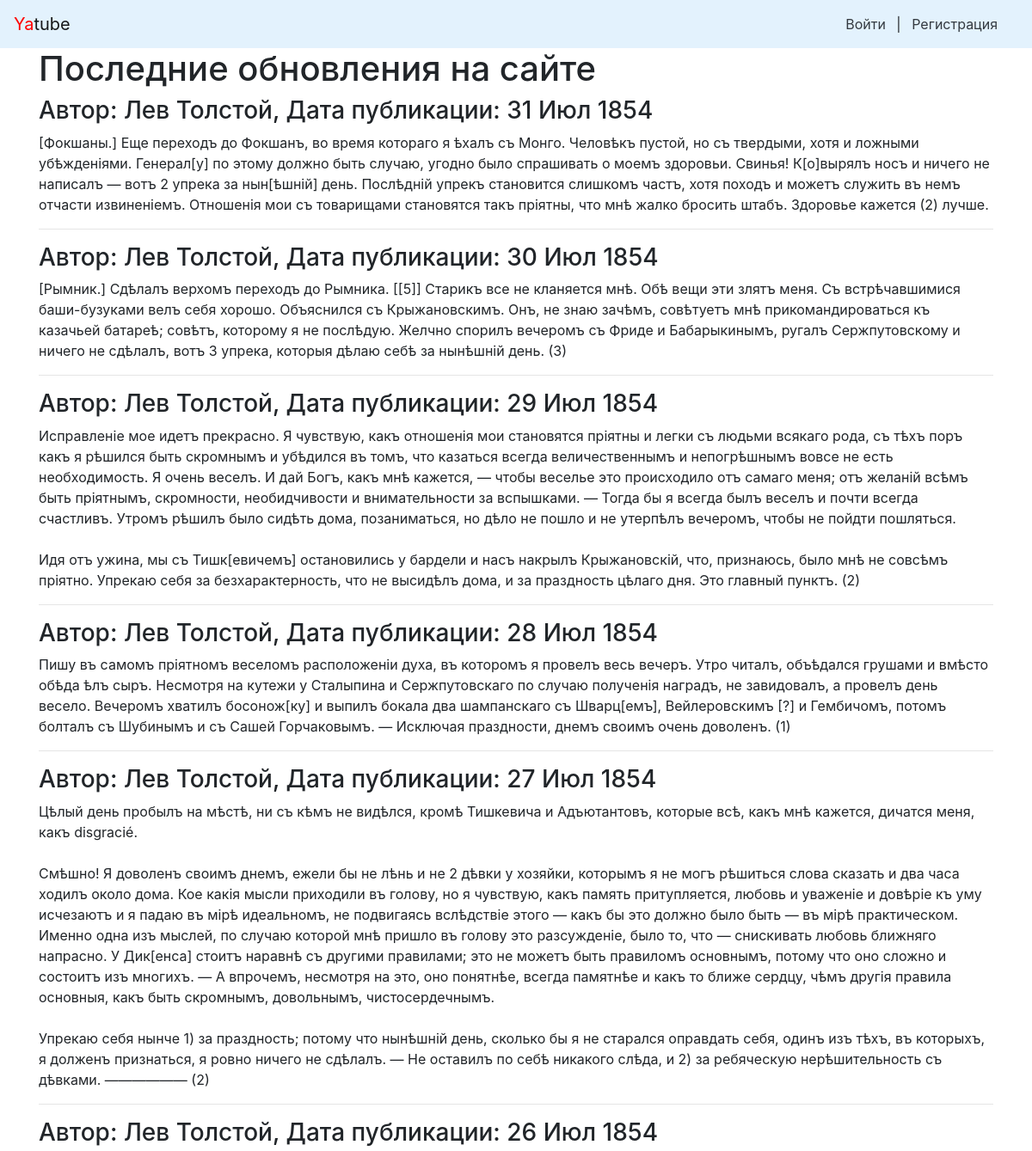
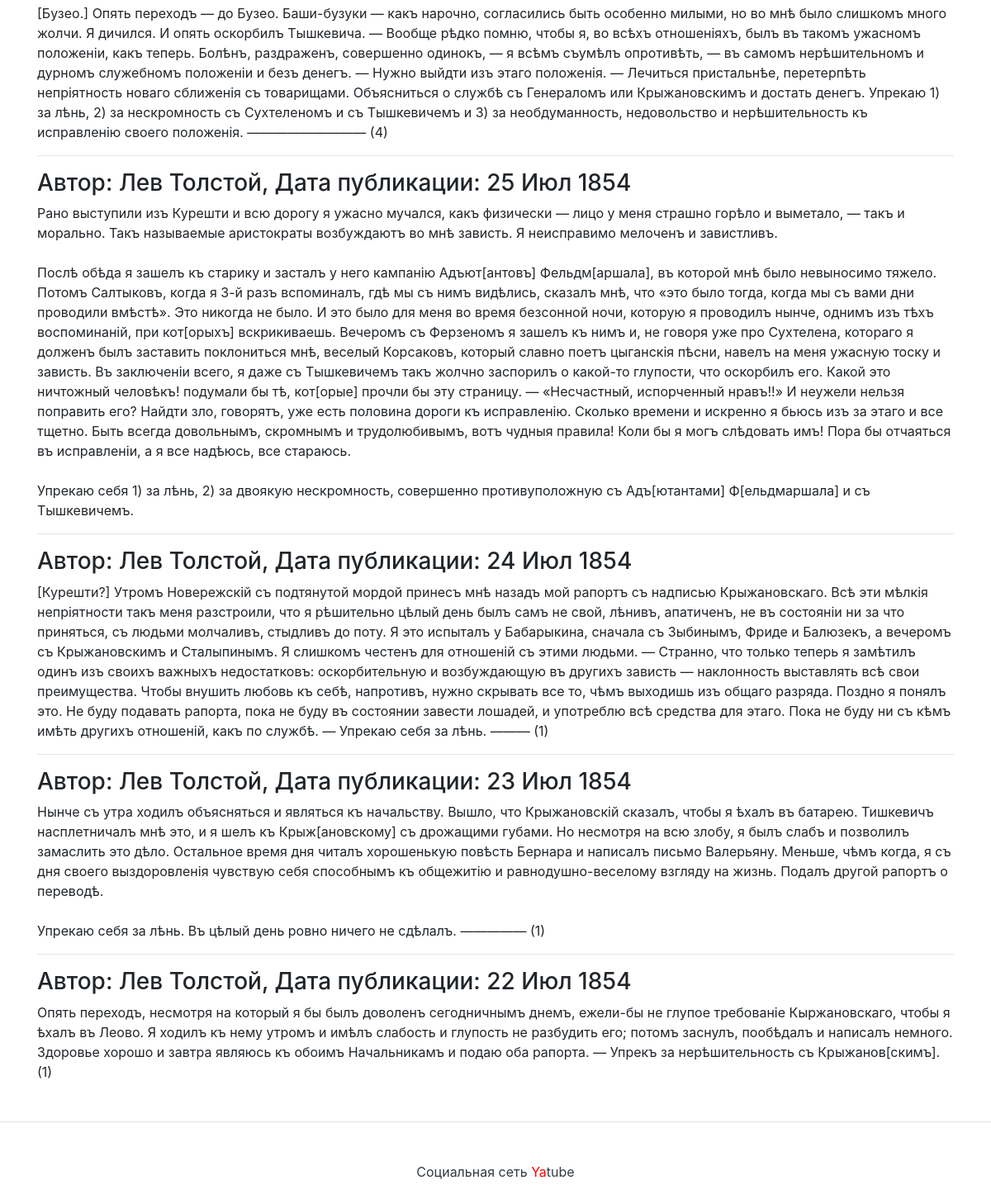
The page / on the database its author committed (2 pictures, top to bottom).
### posts/models.py (models this page shows)
class Post(models.Model):
    text = models.TextField()
    pub_date = models.DateTimeField('date public',auto_now_add = True)
    author = models.ForeignKey(User,on_delete = models.CASCADE,related_name='posts')

### posts/views.py (the view)
# urls.py: path('',views.index,name='index')
def index(request):
    latest = Post.objects.order_by('-pub_date')[:10]
    return render(request,'index.html',{'posts':latest})

### templates/index.html (shortened to what this page needs)
{% extends "base.html" %}
{% block header %}Последние обновления на сайте{% endblock %}
{% block content %}
{% for post in posts %}
<h3>
    Автор: {{ post.author.get_full_name  }}, Дата публикации: {{ post.pub_date|date:"d M Y"  }}
</h3>
<p>{{ post.text|linebreaksbr  }}</p>
{% if not forloop.last %}<hr>{% endif %}
    {% endfor %}
{% endblock %}

### templates/base.html (shortened to what this page needs)
<!doctype html>
<html>
    <head>
{% load static %}
        <link rel="stylesheet" href="{% static 'bootstrap/dist/css/bootstrap.min.css' %}">
    </head>
    <body>
        {% include 'nav.html'%}
<main>
    <div class="container">
<h1>{% block header %}The Last Social Media You'll Ever Need{% endblock %}</h1>
{% block content %}{% endblock %}
            </div>
        </main>
        {% include 'footer.html'%}
</body>
</html>

### templates/nav.html
<nav class="navbar navbar-light" style="background-color: #e3f2fd;">
<a class="navbar-brand" href="/"><span style="color:red">Ya</span>tube</a>
<nav class="my-2 my-md-0 mr-md-3">
{% if user.is_authenticated %}
    Пользователь: {{ user.username  }}.
<a class="p-2 text-dark" href="{% url 'password_change' %}">Изменить пароль</a>
<a class="p-2 text-dark" href="{% url 'logout' %}">Выйти</a>
{% else %}
<a class="p-2 text-dark" href="{% url 'login' %}">Войти</a> |
<a class="p-2 text-dark" href="{% url 'signup' %}">Регистрация</a>
        {% endif %}
        </nav>
</nav>

### templates/footer.html
<footer class="pt-4 my-md-5 pt-md-5 border-top">
        <p class="m-0 text-dark text-center ">Социальная сеть <span style="color:red">Ya</span>tube </p>
</footer>

### rows shown on the page
Post: author.get_full_name "Лев Толстой", pub_date "31 Июл 1854", text "[Фокшаны.] Еще переходъ до Фокшанъ, во время котораго я ѣхалъ съ Монго. Человѣкъ пустой, но съ твердыми, хотя и ложными убѣжденіями. Генерал[у] по этому должно быть случаю, угодно было спрашивать о моемъ здоровьи. Свинья! К[о]вырялъ носъ и ничего не написалъ — вотъ 2 упрека за нын[ѣшній] день. Послѣдній упрекъ становится слишкомъ частъ, хотя походъ и можетъ служить въ немъ отчасти извиненіемъ. Отношенія мои съ товарищами становятся такъ пріятны, что мнѣ жалко бросить штабъ. Здоровье кажется (2) лучше."
Post: author.get_full_name "Лев Толстой", pub_date "30 Июл 1854", text "[Рымник.] Сдѣлалъ верхомъ переходъ до Рымника. [[5]] Старикъ все не кланяется мнѣ. Обѣ вещи эти злятъ меня. Съ встрѣчавшимися баши-бузуками велъ себя хорошо. Объяснился съ Крыжановскимъ. Онъ, не знаю зачѣмъ, совѣтуетъ мнѣ прикомандироваться къ казачьей батареѣ; совѣтъ, которому я не послѣдую. Желчно спорилъ вечеромъ съ Фриде и Бабарыкинымъ, ругалъ Сержпутовскому и ничего не сдѣлалъ, вотъ 3 упрека, которыя дѣлаю себѣ за нынѣшній день. (3)"
Post: author.get_full_name "Лев Толстой", pub_date "29 Июл 1854", text "Исправленіе мое идетъ прекрасно. Я чувствую, какъ отношенія мои становятся пріятны и легки съ людьми всякаго рода, съ тѣхъ поръ какъ я рѣшился быть скромнымъ и убѣдился въ томъ, что казаться всегда величественнымъ и непогрѣшнымъ вовсе не есть необходимость. Я очень веселъ. И дай Богъ, какъ мнѣ кажется, — чтобы веселье это происходило отъ самаго меня; отъ желаній всѣмъ быть пріятнымъ, скромности, необидчивости и внимательности за вспышками. — Тогда бы я всегда былъ веселъ и почти всегда счастливъ. Утромъ рѣшилъ было сидѣть дома, позаниматься, но дѣло не пошло и не утерпѣлъ вечеромъ, чтобы не пойдти пошляться. Идя отъ ужина, мы съ Тишк[евичемъ] остановились у бардели и насъ накрылъ…"
Post: author.get_full_name "Лев Толстой", pub_date "28 Июл 1854", text "Пишу въ самомъ пріятномъ веселомъ расположеніи духа, въ которомъ я провелъ весь вечеръ. Утро читалъ, объѣдался грушами и вмѣсто обѣда ѣлъ сыръ. Несмотря на кутежи у Сталыпина и Сержпутовскаго по случаю полученія наградъ, не завидовалъ, а провелъ день весело. Вечеромъ хватилъ босонож[ку] и выпилъ бокала два шампанскаго съ Шварц[емъ], Вейлеровскимъ [?] и Гембичомъ, потомъ болталъ съ Шубинымъ и съ Сашей Горчаковымъ. — Исключая праздности, днемъ своимъ очень доволенъ. (1)"
Post: author.get_full_name "Лев Толстой", pub_date "27 Июл 1854", text "Цѣлый день пробылъ на мѣстѣ, ни съ кѣмъ не видѣлся, кромѣ Тишкевича и Адъютантовъ, которые всѣ, какъ мнѣ кажется, дичатся меня, какъ disgracié. Смѣшно! Я доволенъ своимъ днемъ, ежели бы не лѣнь и не 2 дѣвки у хозяйки, которымъ я не могъ рѣшиться слова сказать и два часа ходилъ около дома. Кое какія мысли приходили въ голову, но я чувствую, какъ память притупляется, любовь и уваженіе и довѣріе къ уму исчезаютъ и я падаю въ мірѣ идеальномъ, не подвигаясь вслѣдствіе этого — какъ бы это должно было быть — въ мірѣ практическом. Именно одна изъ мыслей, по случаю которой мнѣ пришло въ голову это разсужденіе, было то, что — снискивать любовь ближняго напрасно. У Дик[енса] стоитъ наравнѣ съ другими…"
Post: author.get_full_name "Лев Толстой", pub_date "26 Июл 1854", text "[Бузео.] Опять переходъ — до Бузео. Баши-бузуки — какъ нарочно, согласились быть особенно милыми, но во мнѣ было слишкомъ много жолчи. Я дичился. И опять оскорбилъ Тышкевича. — Вообще рѣдко помню, чтобы я, во всѣхъ отношеніяхъ, былъ въ такомъ ужасномъ положеніи, какъ теперь. Болѣнъ, раздраженъ, совершенно одинокъ, — я всѣмъ съумѣлъ опротивѣть, — въ самомъ нерѣшительномъ и дурномъ служебномъ положеніи и безъ денегъ. — Нужно выйдти изъ этаго положенія. — Лечиться пристальнѣе, перетерпѣть непріятность новаго сближенія съ товарищами. Объясниться о службѣ съ Генераломъ или Крыжановскимъ и достать денегъ. Упрекаю 1) за лѣнь, 2) за нескромность съ Сухтеленомъ и съ Тышкевичемъ и 3) за…"
Post: author.get_full_name "Лев Толстой", pub_date "25 Июл 1854", text "Рано выступили изъ Курешти и всю дорогу я ужасно мучался, какъ физически — лицо у меня страшно горѣло и выметало, — такъ и морально. Такъ называемые аристократы возбуждаютъ во мнѣ зависть. Я неисправимо мелоченъ и завистливъ. Послѣ обѣда я зашелъ къ старику и засталъ у него кампанію Адъют[антовъ] Фельдм[аршала], въ которой мнѣ было невыносимо тяжело. Потомъ Салтыковъ, когда я 3-й разъ вспоминалъ, гдѣ мы съ нимъ видѣлись, сказалъ мнѣ, что «это было тогда, когда мы съ вами дни проводили вмѣстѣ». Это никогда не было. И это было для меня во время безсонной ночи, которую я проводилъ нынче, однимъ изъ тѣхъ воспоминаній, при кот[орыхъ] вскрикиваешь. Вечеромъ съ Ферзеномъ я зашелъ къ нимъ и, не…"
Post: author.get_full_name "Лев Толстой", pub_date "24 Июл 1854", text "[Курешти?] Утромъ Новережскій съ подтянутой мордой принесъ мнѣ назадъ мой рапортъ съ надписью Крыжановскаго. Всѣ эти мѣлкія непріятности такъ меня разстроили, что я рѣшительно цѣлый день былъ самъ не свой, лѣнивъ, апатиченъ, не въ состояніи ни за что приняться, съ людьми молчаливъ, стыдливъ до поту. Я это испыталъ у Бабарыкина, сначала съ Зыбинымъ, Фриде и Балюзекъ, а вечеромъ съ Крыжановскимъ и Сталыпинымъ. Я слишкомъ честенъ для отношеній съ этими людьми. — Странно, что только теперь я замѣтилъ одинъ изъ своихъ важныхъ недостатковъ: оскорбительную и возбуждающую въ другихъ зависть — наклонность выставлять всѣ свои преимущества. Чтобы внушить любовь къ себѣ, напротивъ, нужно скрывать все…"
Post: author.get_full_name "Лев Толстой", pub_date "23 Июл 1854", text "Нынче съ утра ходилъ объясняться и являться къ начальству. Вышло, что Крыжановскій сказалъ, чтобы я ѣхалъ въ батарею. Тишкевичъ насплетничалъ мнѣ это, и я шелъ къ Крыж[ановскому] съ дрожащими губами. Но несмотря на всю злобу, я былъ слабъ и позволилъ замаслить это дѣло. Остальное время дня читалъ хорошенькую повѣсть Бернара и написалъ письмо Валерьяну. Меньше, чѣмъ когда, я съ дня своего выздоровленія чувствую себя способнымъ къ общежитію и равнодушно-веселому взгляду на жизнь. Подалъ другой рапортъ о переводѣ. Упрекаю себя за лѣнь. Въ цѣлый день ровно ничего не сдѣлалъ. ————— (1)"
Post: author.get_full_name "Лев Толстой", pub_date "22 Июл 1854", text "Опять переходъ, несмотря на который я бы былъ доволенъ сегодничнымъ днемъ, ежели-бы не глупое требованіе Кыржановскаго, чтобы я ѣхалъ въ Леово. Я ходилъ къ нему утромъ и имѣлъ слабость и глупость не разбудить его; потомъ заснулъ, пообѣдалъ и написалъ немного. Здоровье хорошо и завтра являюсь къ обоимъ Начальникамъ и подаю оба рапорта. — Упрекъ за нерѣшительность съ Крыжанов[скимъ]. (1)"
